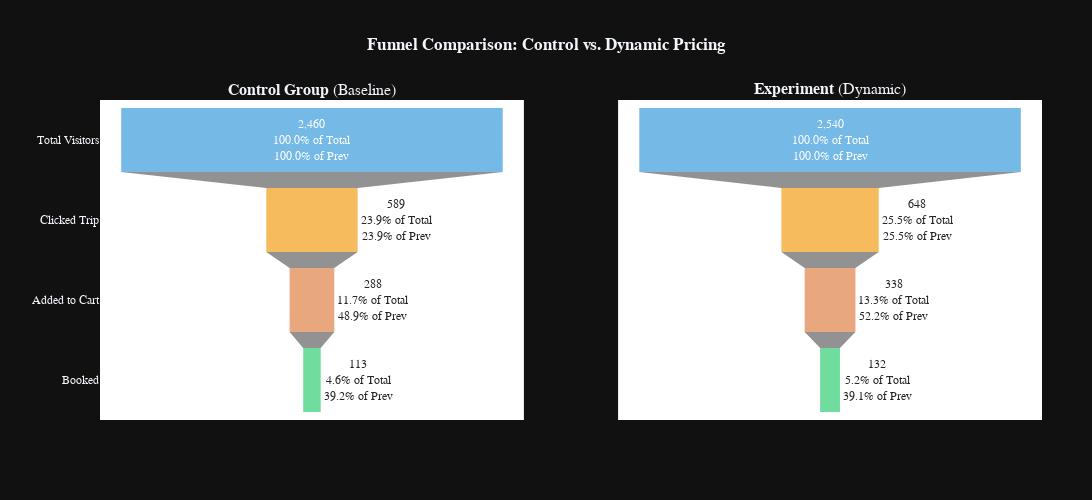

The notebook cell saved with this chart:
### Markdown cell above
### Comparative Funnel Analysis: Control vs. Dynamic

**Key Performance Metrics:**

| Metric | Control (Var 0) | Dynamic (Var 1) | Absolute Delta | Relative Lift |
| :--- | :--- | :--- | :--- | :--- |
| **Visitors** | 2,460 | 2,540 | +80 | N/A |
| **CTR (Click/Visit)** | 23.94% | 25.51% | +1.57% | **+6.5%** |
| **ATC Rate (Cart/Click)**| 48.90% | 52.16% | +3.26% | **+6.7%** |
| **CVR (Book/Visit)** | 4.59% | 5.20% | +0.61% | **+13.1%** |

**Insights:**
1.  **Consistent Lift:** The Dynamic Pricing group outperformed the Control group at every stage of the funnel.
2.  **Highest Impact:** The largest efficiency gain was in the final conversion rate (**+13.1%**), suggesting that dynamic pricing was particularly effective at converting high-intent users who had already clicked.

### Code cell
data_visualizer.plot_comparative_funnel(clean_df)

### Figure 1 — Plotly figure (JSON) as saved in the notebook; plotly's stock layout.template omitted (floating-point values rounded to 4 significant figures)
{"data": [{"connector": {"line": {"color": "white", "width": 0}}, "marker": {"color": ["#5DADE2", "#F5B041", "#E59866", "#58D68D"], "line": {"width": 0}}, "name": "Control", "opacity": 0.85, "textfont": {"color": ["white", "black", "black", "black"], "size": 12}, "textposition": ["inside", "outside", "outside", "outside"], "texttemplate": "%{value:,d}<br>%{percentInitial:.1%} of Total<br>%{percentPrevious:.1%} of Prev", "x": [2460, 589.0, 288, 113], "y": ["Total Visitors", "Clicked Trip", "Added to Cart", "Booked"], "type": "funnel", "xaxis": "x", "yaxis": "y"}, {"connector": {"line": {"color": "white", "width": 0}}, "marker": {"color": ["#5DADE2", "#F5B041", "#E59866", "#58D68D"], "line": {"width": 0}}, "name": "Dynamic", "opacity": 0.85, "textfont": {"color": ["white", "black", "black", "black"], "size": 12}, "textposition": ["inside", "outside", "outside", "outside"], "texttemplate": "%{value:,d}<br>%{percentInitial:.1%} of Total<br>%{percentPrevious:.1%} of Prev", "x": [2540, 648.0, 338, 132], "y": ["Total Visitors", "Clicked Trip", "Added to Cart", "Booked"], "type": "funnel", "xaxis": "x2", "yaxis": "y2"}], "layout": {"xaxis": {"anchor": "y", "domain": [0.0, 0.45]}, "yaxis": {"anchor": "x", "domain": [0.0, 1.0]}, "xaxis2": {"anchor": "y2", "domain": [0.55, 1.0]}, "yaxis2": {"anchor": "x2", "domain": [0.0, 1.0], "matches": "y", "showticklabels": false}, "annotations": [{"font": {"size": 16}, "showarrow": false, "text": "<b>Control Group</b> (Baseline)", "x": 0.225, "xanchor": "center", "xref": "paper", "y": 1.0, "yanchor": "bottom", "yref": "paper"}, {"font": {"size": 16}, "showarrow": false, "text": "<b>Experiment</b> (Dynamic)", "x": 0.775, "xanchor": "center", "xref": "paper", "y": 1.0, "yanchor": "bottom", "yref": "paper"}], "title": {"text": "<b>Funnel Comparison: Control vs. Dynamic Pricing</b>", "x": 0.5}, "font": {"family": "Arial, sans-serif", "size": 12}, "margin": {"r": 50, "l": 100}, "plot_bgcolor": "white", "height": 500, "width": 1100, "showlegend": false}}
